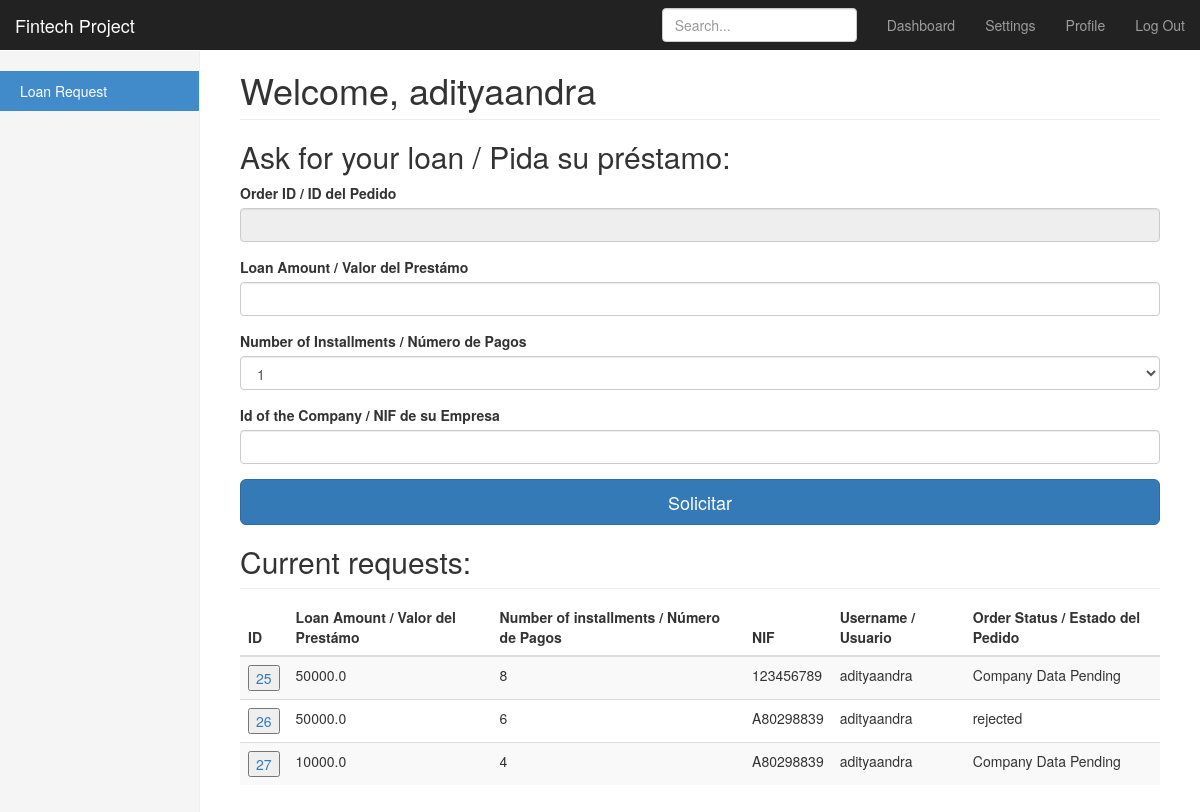
Page /loan (signed in) on the earlier database version.
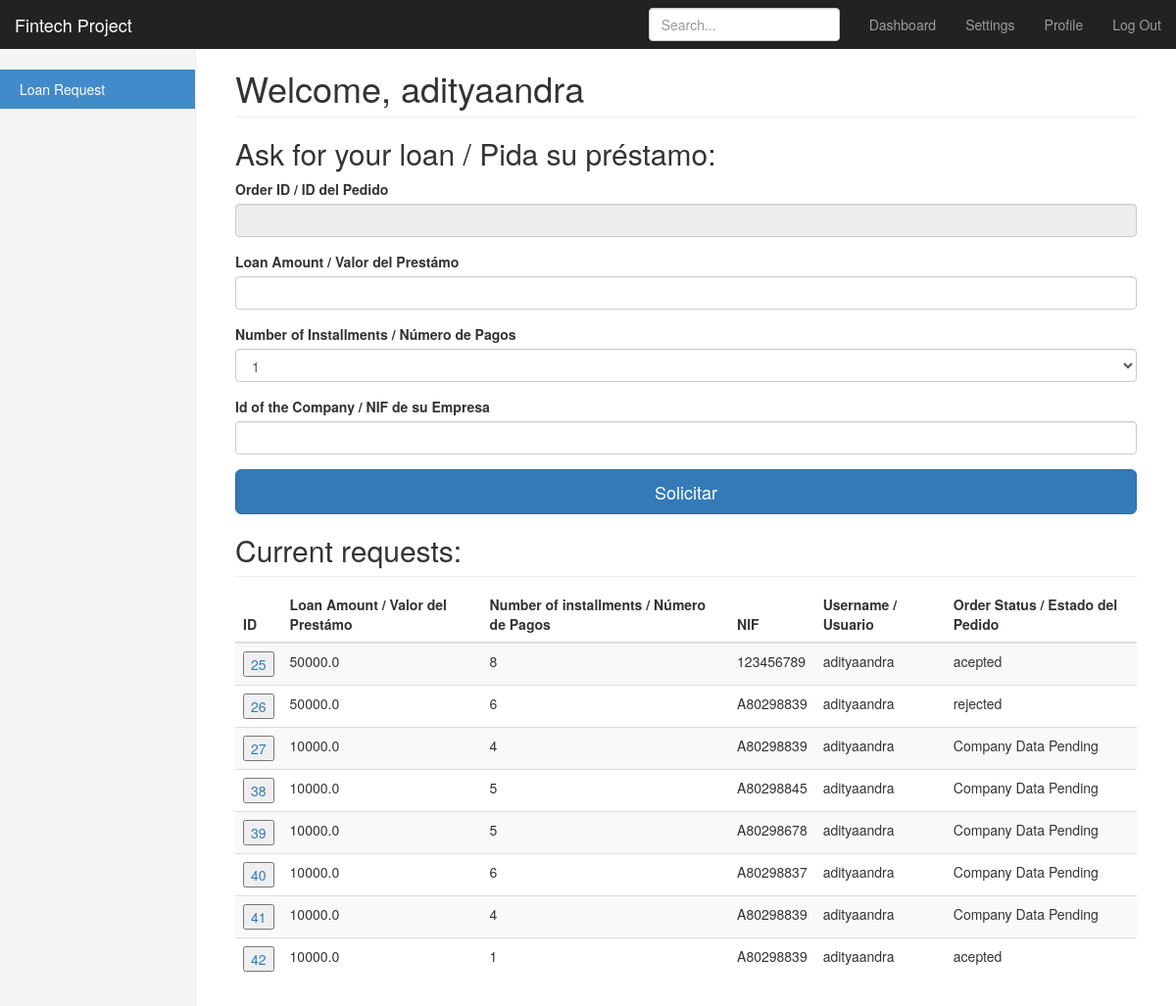
Same page on the later database version.
### app.py (models this page shows)
class Loan(UserMixin, db.Model):
    id = db.Column(db.Integer, primary_key=True)
    loan_amount = db.Column(db.Float())
    number_of_installments = db.Column(db.Integer())
    username = db.Column(db.String(15))
    nif = db.Column(db.String(9))
    status = db.Column(db.String(15))
    monthly_payment = db.Column(db.Float())

### app.py (the view, shortened to what this page needs)
@app.route('/loan', methods=['GET', 'POST'])
@login_required
def loan():
    form = LoanForm()
    message = ''
    order_history = Loan.query.filter_by(username=current_user.username)
    return render_template('loan.html', form=form, \
                           rows=order_history, \
                           message=message, \
                           name=current_user.username)

### app.py
class LoanForm(FlaskForm):
    rowid = StringField('Order ID / ID del Pedido')
    loan_amount = MyFloatField('Loan Amount / Valor del Prestámo ', validators=[InputRequired()])
    number_of_installments = SelectField('Number of Installments / Número de Pagos', choices=[('1', '1'), ('2', '2'), ('3', '3'), ('4', '4'),('5', '5'), ('6', '6'), ('7', '7'), ('8', '8')])
    nif = StringField('Id of the Company / NIF de su Empresa', validators=[InputRequired(), Length(min=9, max=9)],default='')

### app.py (called while the page is built)
@login_manager.user_loader
def load_user(user_id):
    return User.query.get(int(user_id))

### templates/loan.html (shortened to what this page needs)
{% extends "bootstrap/base.html" %}
{% import "bootstrap/wtf.html" as wtf %}
{% block styles %}
{{super()}}
<link rel="stylesheet" href="{{url_for('.static', filename='dashboard.css')}}">
{% endblock %}
{% block content %}
    <nav class="navbar navbar-inverse navbar-fixed-top">
      <div class="container-fluid">
        <div class="navbar-header">
          <a class="navbar-brand" href="#">Fintech Project</a>
        </div>
        <div id="navbar" class="navbar-collapse collapse">
          <ul class="nav navbar-nav navbar-right">
            <li><a href="#">Dashboard</a></li>
            <li><a href="#">Settings</a></li>
            <li><a href="#">Profile</a></li>
            <li><a href="{{ url_for('logout') }}">Log Out</a></li>
          </ul>
          <form class="navbar-form navbar-right">
            <input type="text" class="form-control" placeholder="Search...">
          </form>
        </div>
      </div>
    </nav>
    <div class="container-fluid">
      <div class="row">
        <div class="col-sm-3 col-md-2 sidebar">
          <ul class="nav nav-sidebar">
            <li class="active"><a href="/loan">Loan Request<span class="sr-only">(current)</span></a></li>
          </ul>
        </div>
        <div class="col-sm-9 col-sm-offset-3 col-md-10 col-md-offset-2 main">
          <h1 class="page-header">Welcome, {{ name }}</h1>
          {% if message =='' %}
              <form class="form-signin" method="POST" action="/loan">
                <h2 class="form-signin-heading">Ask for your loan / Pida su préstamo:</h2>
                {{ wtf.form_field(form.rowid,readonly="readonly") }}
                {{ wtf.form_field(form.loan_amount) }}
                {{ wtf.form_field(form.number_of_installments) }}
                {{ wtf.form_field(form.nif) }}
                <button class="btn btn-lg btn-primary btn-block" type="submit">Solicitar</button>
              </form>
           {% else %}
              <h2> {{ message }} </h2>
           {% endif %}
           <h2 class="sub-header">Current requests:</h2>
           <div class="table-responsive">
            <table id="myTable" class="table table-striped">
              <thead>
                <tr>
                  <th>ID</th>
                  <th>Loan Amount / Valor del Prestámo</th>
                  <th>Number of installments / Número de Pagos</th>
                  <th>NIF</th>
                  <th>Username / Usuario</th>
                  <th>Order Status / Estado del Pedido</th>
                </tr>
              </thead>
              <tbody>
                {% for row in rows %}
                <tr>
                    <td> <a><form action="/loan" method="POST">
                         <input type="submit" value={{ row.id }}>
                    </form> </a></td>
                    <td> {{ row.loan_amount }}</td>
                    <td> {{ row.number_of_installments }} </td>
                    <td> {{ row.nif }} </td>
                    <td> {{ row.username }} </td>
                    <td> {{ row.status }} </td>
                </tr>
                {% endfor %}
              </tbody>
            </table>
          </div>
        </div>
      </div>
    </div>
{% endblock %}

Differences in the rows shown:
changed Loan id 25: status "Company Data Pending" → "acepted"
added Loan: id "38", loan_amount "10000.0", number_of_installments "5", nif "A80298845", username "adityaandra", status "Company Data Pending"
added Loan: id "39", loan_amount "10000.0", number_of_installments "5", nif "A80298678", username "adityaandra", status "Company Data Pending"
added Loan: id "40", loan_amount "10000.0", number_of_installments "6", nif "A80298837", username "adityaandra", status "Company Data Pending"
added Loan: id "41", loan_amount "10000.0", number_of_installments "4", nif "A80298839", username "adityaandra", status "Company Data Pending"
added Loan: id "42", loan_amount "10000.0", number_of_installments "1", nif "A80298839", username "adityaandra", status "acepted"
